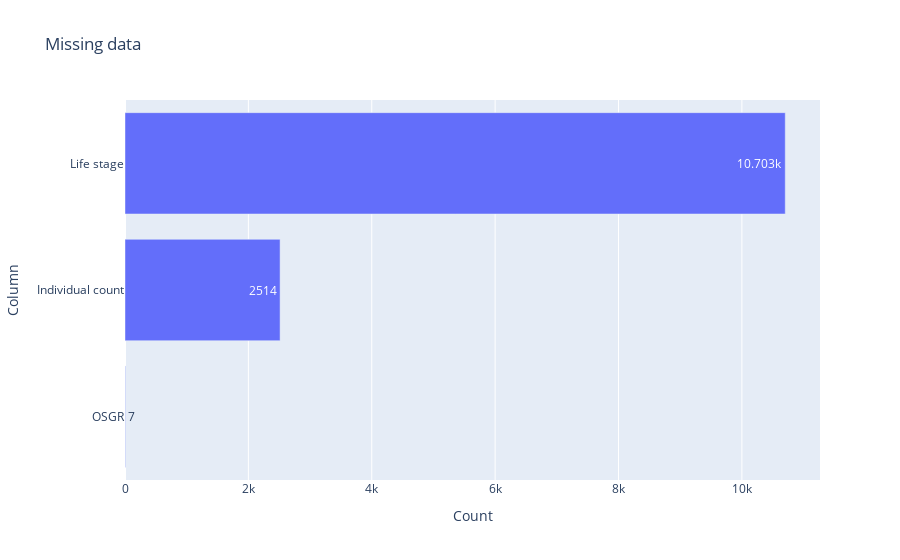

Write notebook code for a chart like this one.
### Code cell
# Graph missing data
null_plot = dw.isna().sum()
null_plot = null_plot[null_plot > 0]
null_plot = null_plot.sort_values()
px.bar(null_plot, orientation='h',text_auto=True, title='Missing data').update_layout(yaxis_title='Column', xaxis_title='Count', showlegend=False)

### Figure 1 — Plotly figure (JSON) as saved in the notebook; plotly's stock layout.template omitted (floating-point values rounded to 4 significant figures)
{"data": [{"alignmentgroup": "True", "hovertemplate": "variable=0<br>value=%{x}<br>index=%{y}<extra></extra>", "legendgroup": "0", "marker": {"color": "#636efa", "pattern": {"shape": ""}}, "name": "0", "offsetgroup": "0", "orientation": "h", "showlegend": true, "textposition": "auto", "texttemplate": "%{x}", "type": "bar", "x": [7, 2514, 10703], "xaxis": "x", "y": ["OSGR", "Individual count", "Life stage"], "yaxis": "y"}], "layout": {"barmode": "relative", "legend": {"title": {"text": "variable"}, "tracegroupgap": 0}, "showlegend": false, "title": {"text": "Missing data"}, "xaxis": {"anchor": "y", "domain": [0, 1], "title": {"text": "Count"}}, "yaxis": {"anchor": "x", "domain": [0, 1], "title": {"text": "Column"}}}}
